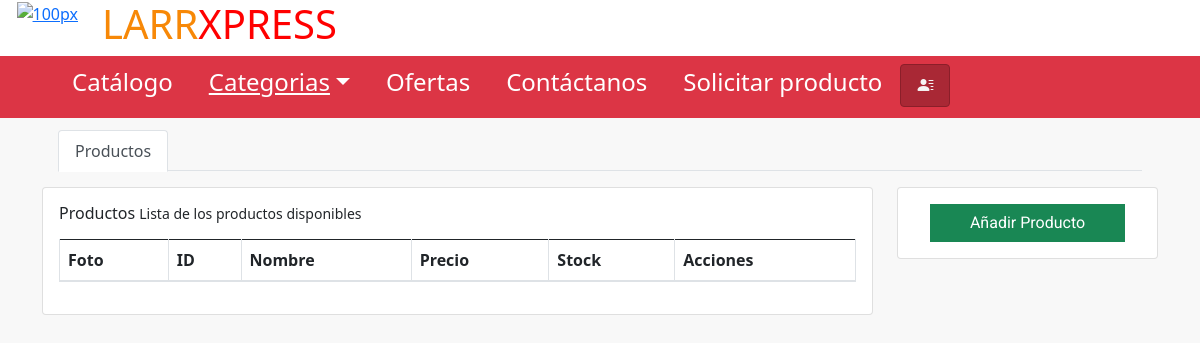
Before: /supervisor with the older database file.
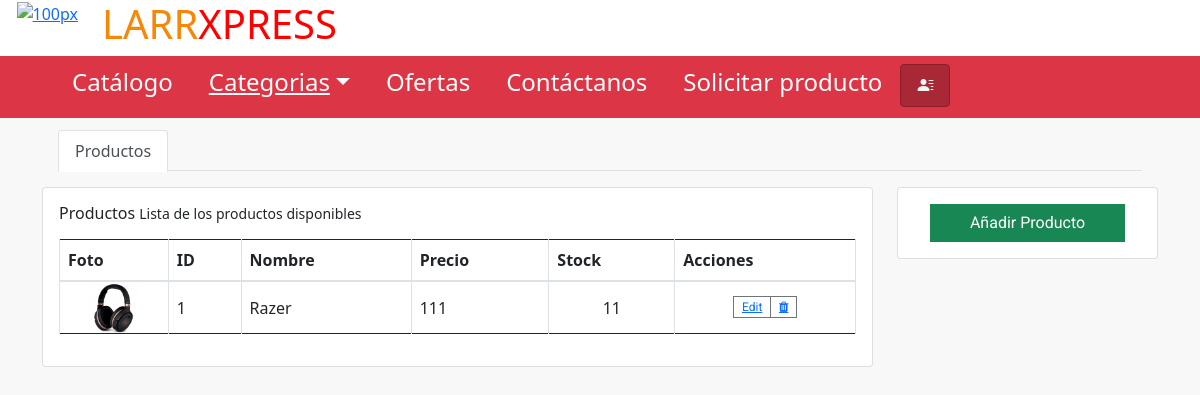
After: the same page with the newer database file.
### page/models.py (models this page shows, shortened)
class Producto(models.Model):
    idProducto = models.IntegerField(primary_key=True, verbose_name="ID Producto")
    nombreProducto=models.CharField(max_length=30, verbose_name="Nombre Producto")
    imagen=models.CharField(max_length=256, null=True)
    precio=models.IntegerField(verbose_name="Precio Producto")
    stock=models.IntegerField(verbose_name="Stock Producto")

### page/views.py (the view)
# urls.py: path('supervisor',supervisor),
def supervisor(request):
    v_productos=Producto.objects.all()
    datos={'productos':v_productos}
    return render(request,'supervisor.html', datos)

### page/templates/supervisor.html (shortened to what the changed rows need)
{% load static %}
<!DOCTYPE html>
<html lang="en">
<head>
  <link href="https://cdn.jsdelivr.net/npm/bootstrap@4.1.1/dist/css/bootstrap.min.css" rel="stylesheet">
  <link href="https://maxcdn.bootstrapcdn.com/font-awesome/4.3.0/css/font-awesome.min.css" rel="stylesheet">
  <link rel="stylesheet" href="{% static 'bootstrap/css/bootstrap.min.css' %}">
  <link rel="stylesheet" href="{% static 'css/Black-Navbar.css' %}">
  <link rel="stylesheet" href="{% static 'css/dropdown-search-bs4.css' %}">
  <link rel="stylesheet" href="{% static 'css/Google-Style-Login.css' %}">
  <link rel="stylesheet" href="{% static 'css/styles.css' %}">
  <link href="https://cdn.jsdelivr.net/npm/bootstrap-icons@1.5.0/font/bootstrap-icons.css" rel="stylesheet">
</head>
<body>
<div class="fixed-top">
  <div class="row" style="background-color: rgb(255, 255, 255);">
      <div class="col">
          <a href="catalogo" style="text-decoration: none;"><h1 class="fs-1 fw-normal"><span style="color: rgb(247, 136, 7);">LARR</span><span style="color: rgb(255, 0, 0);">XPRESS</span></h1></a>
      </div>
  </div>
  </div>
<div class="container">
<div class="row flex-lg-nowrap">
  <div class="col">
    <div class="row flex-lg-nowrap">
      <div class="col mb-3">
        <div class="e-panel card">
          <div class="card-body">
            <div class="e-table">
              <div class="table-responsive table-lg mt-3">
                <table class="table table-bordered">
                  <thead>
                    <tr>
                      <th>Foto</th>
                      <th>ID</th>
                      <th class="max-width">Nombre</th>
                      <th class="sortable">Precio</th>
                      <th>Stock</th>
                      <th>Acciones</th>
                    </tr>
                  </thead>
                  <tbody>
                    {% for p in productos %}
                    <tr>
                      <td class="align-middle text-center">
                        <div class="bg-light d-inline-flex justify-content-center align-items-center align-top" style="width: 35px; height: 35px; border-radius: 3px;"><img style="width: 75px; height: 50px; border-radius: 3px;" src="{% static 'img/' %}{{p.imagen}}" alt=""></div>
                      </td>
                      <td class="text-nowrap align-middle">{{p.idProducto}}</td>
                      <td class="text-nowrap align-middle">{{p.nombreProducto}}</td>
                      <td class="text-nowrap align-middle"><span>{{p.precio}}</span></td>
                      <td class="text-center align-middle"><span>{{p.stock}}</span></td>
                      <td class="text-center align-middle">
                        <div class="btn-group align-top">
                            <button class="btn btn-sm btn-outline-secondary badge" type="button" data-toggle="modal" data-target="#user-form-modal-mod"><a href="modificarProducto/{{p.idProducto}}">Edit</a></button>
                            <button class="btn btn-sm btn-outline-secondary badge" type="button"><a class="fa fa-trash" href="eliminarProducto/{{p.idProducto}}"></a></button>
                        </div>
                      </td>
                    </tr>
                    {% endfor %}
                  </tbody>
                </table>
              </div>
            </div>
          </div>
        </div>
      </div>
    </div>
  </div>
</div>
</div>
</body>
</html>

Changed rows visible on the page:
added Producto: imagen (picture), idProducto "1", nombreProducto "Razer", precio "111", stock "11"
